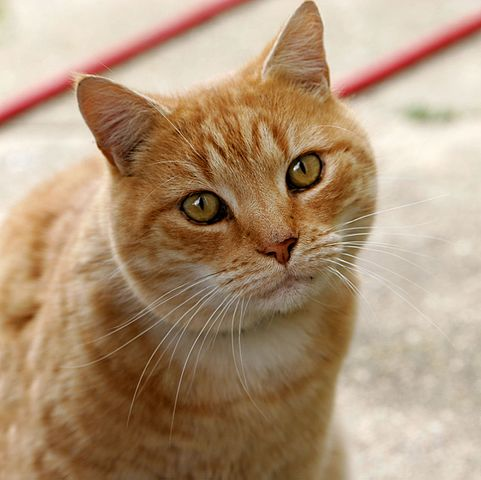
#> input picture spyder projects/data/Cat1.jpg, 481 x 480 px, found by its file name
$ python demo3.drawingfn.py
#> lines starting #> are read from the running program, lines starting #| are printed output that depends on the picture
# -*- coding: utf-8 -*-
"""
Created on Thu Feb  9 11:29:31 2023

@author: anush
"""

#import numpy as np
import cv2

img =cv2.imread("E:\data\Cat1.jpg",1)
#> img is the input picture: shape (480, 481, 3); mean B, G, R 120.7, 148.8, 175.9
#gray =cv2.imread("E:\data\Cat1.jpg",0)
gray = cv2.cvtColor(img,(cv2.COLOR_BGR2GRAY))
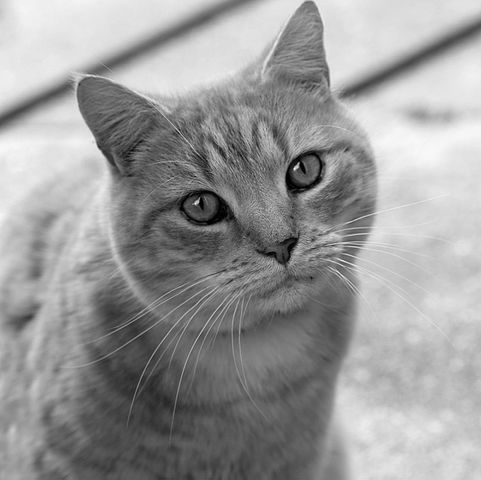
#> gray: shape (480, 481); min 0, max 252, mean 153.7

#img =np.zeros([512,512,3],np.uin8)*255 #for black screen
#img = np.ones([512,512,3], np.uint8)*255 for white screen on img

#here line covers 5 parameters (img,start,ending,clor,thick)
img=cv2.line(img,(0,0),(200,200),(50,40,250),9)

#here line covers 5 parameters (img,start,ending,clor,thick)
img=cv2.line(img,(0,0),(200,200),(255,0,149),9)

#here line covers 5 parameters (img,start,ending,clor,thick)
img=cv2.line(img,(0,0),(200,200),(50,40,250),9)

#here line covers 5 parameters (img,start,radius,clor,thick)
img=cv2.circle(img,(200,200),50,(50,230,250),-1)

font=cv2.FONT_ITALIC
#parameters are #putText -accept()(img,text,start_co,fontsize,color,thickness,linetype)
img=cv2.putText(img,"sweet cat",(70,100),font,4,(0,125,125),10,cv2.LINE_AA)

#for ellipse para-(img,start_co,(length,height),clor,thickness)
img =cv2.ellipse(img,(250,450),(100,50),0,0,270,125,5)
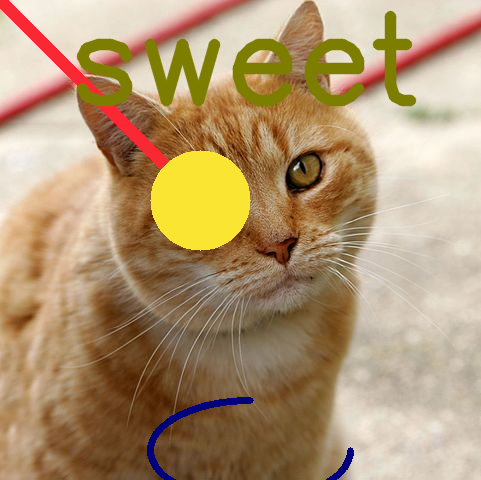
#> img: shape (480, 481, 3); mean B, G, R 113.7, 149.9, 176.7

cv2.imshow("gray",gray)
cv2.imshow("res",img)
cv2.waitKey(0)
cv2.destroyAllWindows()
